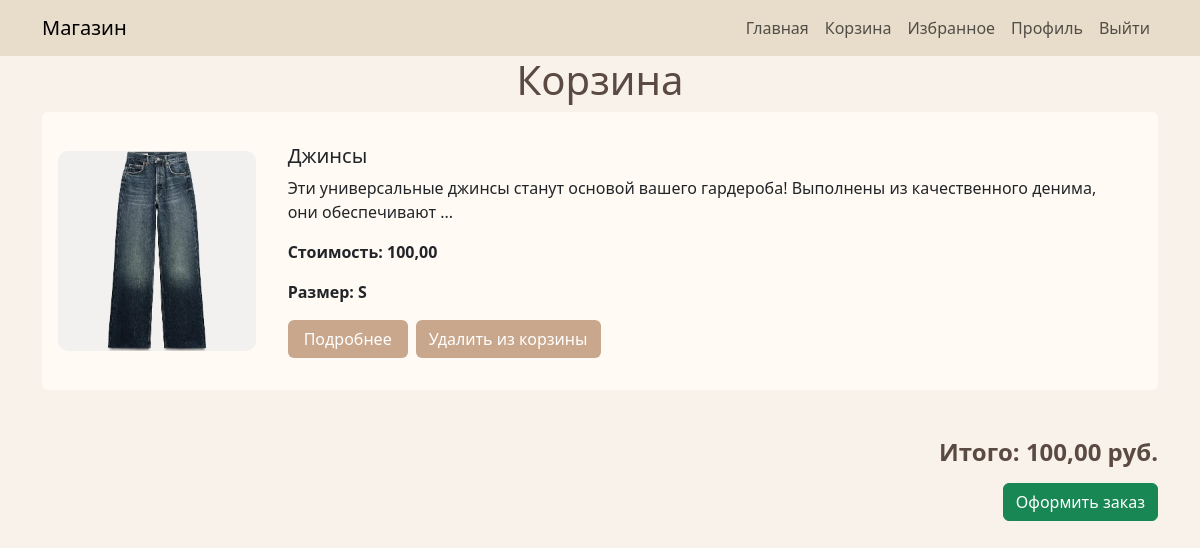
The page /product/cart/ (signed in) on the database its author committed.
### store/models.py (models this page shows, shortened)
class CartItem(models.Model):
    user = models.ForeignKey(User, on_delete=models.CASCADE, verbose_name="Пользователь")
    product = models.ForeignKey(Product, on_delete=models.CASCADE)
    size = models.ForeignKey(Size, on_delete=models.CASCADE)
    class Meta:
        unique_together = ('user', 'product', 'size')

class Product(models.Model):
    name = models.CharField(
        max_length=100,
        verbose_name='Название товара',
    )
    price = models.DecimalField(
        max_digits=10,
        decimal_places=2,
    )
    description = models.CharField(
        max_length=500,
        verbose_name='Описание товара',
    )
    category = models.ForeignKey(
        Category,
        on_delete=models.CASCADE,
        related_name='products',
        verbose_name='Категория'
    )
    article = models.UUIDField(
        verbose_name='Артикул',
        unique=True,
        blank=True,
        default=uuid.uuid4,
    )

class ProductImage(models.Model):
    product = models.ForeignKey(Product, on_delete=models.CASCADE, related_name='images', null=True, blank=True)
    image = models.ImageField(
        upload_to='notes_images/%Y/%m/%d/',
        verbose_name='Изображение',
        height_field='height',
        width_field='width',
        null=True,
        blank=True,
    )
    height = models.PositiveIntegerField(null=True, blank=True)
    width = models.PositiveIntegerField(null=True, blank=True)
    uploaded_at = models.DateTimeField(auto_now_add=True, null=True, blank=True)

class Size(models.Model):
    SIZE_CHOICES = [
        ('XS', 'XS'),
        ('S', 'S'),
        ('M', 'M'),
        ('L', 'L'),
        ('XL', 'XL'),
        ('XXL', 'XXL'),
    ]
    name = models.CharField(
        verbose_name='Размер',
        max_length=10,
        choices=SIZE_CHOICES,
        unique=True,
    )
    def __str__(self):
        return self.name

### store/views.py (the view)
# urls.py: path('product/cart/', views.CartView.as_view(), name='cartitem_list'),
class CartView(LoginRequiredMixin, generic.ListView):
    model = CartItem
    context_object_name = 'cart'
    template_name = 'store/cart'
    def dispatch(self, request, *args, **kwargs):
        if not request.user.is_authenticated:
            messages.warning(request, "Чтобы добавлять товары в корзину, войдите в аккаунт.")
            return redirect(request.META.get('HTTP_REFERER', 'base'))
        return super().dispatch(request, *args, **kwargs)
    def get_queryset(self):
        queryset = CartItem.objects.filter(user=self.request.user).select_related('product')
        for cart_item in queryset:
            if len(cart_item.product.description) > 110:
                cart_item.product.description = cart_item.product.description[:110] + '...'
        return queryset
    def get_context_data(self, **kwargs):
        context = super().get_context_data(**kwargs)
        cart_items = self.get_queryset()
        total_price = sum(item.product.price for item in cart_items)
        context['total_price'] = total_price
        return context

### store/templates/store/cartitem_list.html (shortened to what this page needs)
{% extends "base.html" %}
{% block content %}
<h1 align="center">Корзина</h1>
{% if cart %}
    <div class="container">
        <div class="row justify-content-center">
            {% for cart_item in cart %}
            <div class="col-12 mb-4">
                <div class="card p-3 d-flex flex-row align-items-center">
                    <img src="{{ cart_item.product.images.first.image.url }}"
                         class="img-fluid"
                         style="object-fit: cover; height: 200px; width: 200px; border-radius: 10px;">
                    <div class="card-body ms-3">
                        <h5 class="card-title">{{ cart_item.product.name }}</h5>
                        <p class="card-text">{{ cart_item.product.description }}</p>
                        <p class="card-text"><strong>Стоимость: {{ cart_item.product.price }}</strong></p>
                        <p class="card-text"><strong>Размер: {{cart_item.size}}</strong></p>
                        <div class="d-flex gap-2">
                            <a href="{% url 'product_detail' pk=cart_item.product.pk %}" class="btn btn-buy">Подробнее</a>
                            <form method="POST" action="{% url 'remove_from_cart' pk=cart_item.product.pk %}">
                                <button type="submit" class="btn btn-buy">
                                        Удалить из корзины
                                </button>
                            </form>
                        </div>
                    </div>
                </div>
            </div>
            {% endfor %}
        </div>
        <div class="row mt-4">
            <div class="col-12 text-end">
                <h4><strong>Итого: {{ total_price }} руб.</strong></h4>
                <a href="{%url 'order_create'%}" class="btn btn-success mt-2">Оформить заказ</a>
            </div>
        </div>
    </div>
{% else %}
    <p class="text-center">У вас пока нет товаров в корзине.</p>
{% endif %}
{% endblock %}

### store/templates/base.html (style rules this page uses)
body { background-color: #f8f2ea; color: #5a4a42; }
.card { height: 100%; display: flex; flex-direction: column; justify-content: space-between; border: none; background-color: #fffaf3; }
.card-body { flex-grow: 1; display: flex; flex-direction: column; justify-content: space-between; }
.btn-buy { background-color: #c9a78c; color: white; min-width: 120px; }

### rows shown on the page
CartItem: product.images.first.image (picture), product.name "Джинсы", product.description "Эти универсальные джинсы станут основой вашего гардероба! Выполнены из качественного денима, они обеспечивают ...", product.price "100,00", size "S"

### other values the page prints
{{ total_price }} "100,00"
